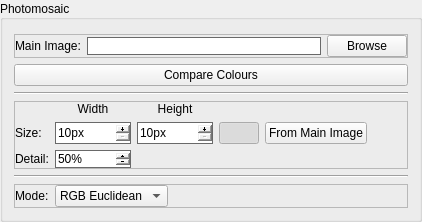
           <widget class="QGroupBox" name="groupPhotomosaic">
            <property name="sizePolicy">
             <sizepolicy hsizetype="Minimum" vsizetype="MinimumExpanding">
              <horstretch>0</horstretch>
              <verstretch>0</verstretch>
             </sizepolicy>
            </property>
            <property name="title">
             <string>Photomosaic</string>
            </property>
            <property name="alignment">
             <set>Qt::AlignLeading|Qt::AlignLeft|Qt::AlignVCenter</set>
            </property>
            <property name="flat">
             <bool>false</bool>
            </property>
            <layout class="QVBoxLayout" name="verticalLayout_4">
             <property name="topMargin">
              <number>14</number>
             </property>
             <item>
              <widget class="QFrame" name="frame">
               <property name="sizePolicy">
                <sizepolicy hsizetype="Minimum" vsizetype="Minimum">
                 <horstretch>0</horstretch>
                 <verstretch>0</verstretch>
                </sizepolicy>
               </property>
               <property name="styleSheet">
                <string notr="true"/>
               </property>
               <property name="frameShape">
                <enum>QFrame::StyledPanel</enum>
               </property>
               <property name="frameShadow">
                <enum>QFrame::Raised</enum>
               </property>
               <layout class="QHBoxLayout" name="horizontalLayout_2">
                <property name="leftMargin">
                 <number>0</number>
                </property>
                <property name="topMargin">
                 <number>0</number>
                </property>
                <property name="rightMargin">
                 <number>0</number>
                </property>
                <property name="bottomMargin">
                 <number>0</number>
                </property>
                <item>
                 <widget class="QLabel" name="label_2">
                  <property name="sizePolicy">
                   <sizepolicy hsizetype="Fixed" vsizetype="Fixed">
                    <horstretch>0</horstretch>
                    <verstretch>0</verstretch>
                   </sizepolicy>
                  </property>
                  <property name="statusTip">
                   <string>The main image to base the Photomosaic on</string>
                  </property>
                  <property name="text">
                   <string>Main Image:</string>
                  </property>
                 </widget>
                </item>
                <item>
                 <widget class="QLineEdit" name="lineMainImage">
                  <property name="statusTip">
                   <string>Displays path and filename of main image</string>
                  </property>
                  <property name="styleSheet">
                   <string notr="true">QLineEdit {
border: 1px solid dimgray;
}</string>
                  </property>
                  <property name="readOnly">
                   <bool>true</bool>
                  </property>
                 </widget>
                </item>
                <item>
                 <widget class="QPushButton" name="buttonMainImage">
                  <property name="sizePolicy">
                   <sizepolicy hsizetype="Fixed" vsizetype="Minimum">
                    <horstretch>0</horstretch>
                    <verstretch>0</verstretch>
                   </sizepolicy>
                  </property>
                  <property name="statusTip">
                   <string>Opens a file dialog to allow an image file to be chosen</string>
                  </property>
                  <property name="text">
                   <string>Browse</string>
                  </property>
                 </widget>
                </item>
               </layout>
              </widget>
             </item>
             <item>
              <widget class="QPushButton" name="buttonCompareColours">
               <property name="enabled">
                <bool>true</bool>
               </property>
               <property name="statusTip">
                <string>Compare colours in main image and library images</string>
               </property>
               <property name="whatsThis">
                <string>&lt;html&gt;&lt;head/&gt;&lt;body&gt;&lt;p&gt;Provides a list of colours that could improve Photomosaic if images containing similar colours are added to library.&lt;/p&gt;&lt;p&gt;&lt;br/&gt;&lt;/p&gt;&lt;p&gt;Colours listed in order of descending priority.&lt;/p&gt;&lt;/body&gt;&lt;/html&gt;</string>
               </property>
               <property name="styleSheet">
                <string notr="true">QPushButton:disabled {
	background-color: rgb(30, 30, 30);
	color: rgb(60, 60, 60);
	border-color: rgb(0, 0, 0);
}</string>
               </property>
               <property name="text">
                <string>Compare Colours</string>
               </property>
              </widget>
             </item>
             <item>
              <widget class="Line" name="line_2">
               <property name="orientation">
                <enum>Qt::Horizontal</enum>
               </property>
              </widget>
             </item>
             <item>
              <widget class="QFrame" name="frame_2">
               <property name="sizePolicy">
                <sizepolicy hsizetype="Minimum" vsizetype="Minimum">
                 <horstretch>0</horstretch>
                 <verstretch>0</verstretch>
                </sizepolicy>
               </property>
               <property name="frameShape">
                <enum>QFrame::StyledPanel</enum>
               </property>
               <property name="frameShadow">
                <enum>QFrame::Raised</enum>
               </property>
               <layout class="QGridLayout" name="gridLayout">
                <property name="sizeConstraint">
                 <enum>QLayout::SetMinimumSize</enum>
                </property>
                <property name="leftMargin">
                 <number>0</number>
                </property>
                <property name="topMargin">
                 <number>0</number>
                </property>
                <property name="rightMargin">
                 <number>0</number>
                </property>
                <property name="bottomMargin">
                 <number>0</number>
                </property>
                <property name="spacing">
                 <number>6</number>
                </property>
                <item row="0" column="1">
                 <widget class="QLabel" name="label_4">
                  <property name="sizePolicy">
                   <sizepolicy hsizetype="Minimum" vsizetype="Fixed">
                    <horstretch>0</horstretch>
                    <verstretch>0</verstretch>
                   </sizepolicy>
                  </property>
                  <property name="text">
                   <string>Width</string>
                  </property>
                  <property name="alignment">
                   <set>Qt::AlignCenter</set>
                  </property>
                 </widget>
                </item>
                <item row="0" column="2">
                 <widget class="QLabel" name="label_5">
                  <property name="sizePolicy">
                   <sizepolicy hsizetype="Minimum" vsizetype="Fixed">
                    <horstretch>0</horstretch>
                    <verstretch>0</verstretch>
                   </sizepolicy>
                  </property>
                  <property name="text">
                   <string>Height</string>
                  </property>
                  <property name="alignment">
                   <set>Qt::AlignCenter</set>
                  </property>
                 </widget>
                </item>
                <item row="1" column="1">
                 <widget class="QSpinBox" name="spinPhotomosaicWidth">
                  <property name="sizePolicy">
                   <sizepolicy hsizetype="Preferred" vsizetype="Minimum">
                    <horstretch>0</horstretch>
                    <verstretch>0</verstretch>
                   </sizepolicy>
                  </property>
                  <property name="minimumSize">
                   <size>
                    <width>0</width>
                    <height>20</height>
                   </size>
                  </property>
                  <property name="statusTip">
                   <string>Controls width of Photomosaic in pixels</string>
                  </property>
                  <property name="styleSheet">
                   <string notr="true">QSpinBox {
border: 1px solid dimgray;
}</string>
                  </property>
                  <property name="buttonSymbols">
                   <enum>QAbstractSpinBox::PlusMinus</enum>
                  </property>
                  <property name="specialValueText">
                   <string/>
                  </property>
                  <property name="showGroupSeparator" stdset="0">
                   <bool>false</bool>
                  </property>
                  <property name="suffix">
                   <string>px</string>
                  </property>
                  <property name="prefix">
                   <string/>
                  </property>
                  <property name="minimum">
                   <number>10</number>
                  </property>
                  <property name="maximum">
                   <number>100000</number>
                  </property>
                 </widget>
                </item>
                <item row="1" column="5">
                 <spacer name="horizontalSpacer_3">
                  <property name="orientation">
                   <enum>Qt::Horizontal</enum>
                  </property>
                  <property name="sizeHint" stdset="0">
                   <size>
                    <width>40</width>
                    <height>20</height>
                   </size>
                  </property>
                 </spacer>
                </item>
                <item row="1" column="4">
                 <widget class="QPushButton" name="buttonPhotomosaicSize">
                  <property name="statusTip">
                   <string>Sets size to size of main image</string>
                  </property>
                  <property name="text">
                   <string>From Main Image</string>
                  </property>
                 </widget>
                </item>
                <item row="1" column="2">
                 <widget class="QSpinBox" name="spinPhotomosaicHeight">
                  <property name="sizePolicy">
                   <sizepolicy hsizetype="Preferred" vsizetype="Minimum">
                    <horstretch>0</horstretch>
                    <verstretch>0</verstretch>
                   </sizepolicy>
                  </property>
                  <property name="statusTip">
                   <string>Controls height of Photomosaic in pixels</string>
                  </property>
                  <property name="styleSheet">
                   <string notr="true">QSpinBox {
border: 1px solid dimgray;
}</string>
                  </property>
                  <property name="buttonSymbols">
                   <enum>QAbstractSpinBox::PlusMinus</enum>
                  </property>
                  <property name="suffix">
                   <string>px</string>
                  </property>
                  <property name="prefix">
                   <string/>
                  </property>
                  <property name="minimum">
                   <number>10</number>
                  </property>
                  <property name="maximum">
                   <number>100000</number>
                  </property>
                 </widget>
                </item>
                <item row="1" column="0">
                 <widget class="QLabel" name="label_3">
                  <property name="sizePolicy">
                   <sizepolicy hsizetype="Fixed" vsizetype="Fixed">
                    <horstretch>0</horstretch>
                    <verstretch>0</verstretch>
                   </sizepolicy>
                  </property>
                  <property name="statusTip">
                   <string>Controls size of main image</string>
                  </property>
                  <property name="text">
                   <string>Size:</string>
                  </property>
                 </widget>
                </item>
                <item row="2" column="1">
                 <widget class="QSpinBox" name="spinDetail">
                  <property name="sizePolicy">
                   <sizepolicy hsizetype="Minimum" vsizetype="Minimum">
                    <horstretch>0</horstretch>
                    <verstretch>0</verstretch>
                   </sizepolicy>
                  </property>
                  <property name="statusTip">
                   <string>Controls detail level when comparing images</string>
                  </property>
                  <property name="whatsThis">
                   <string>&lt;html&gt;&lt;head/&gt;&lt;body&gt;&lt;p&gt;Controls the detail level when comparing images.&lt;/p&gt;&lt;p&gt;Lowering detail allows Photomosaics to be generated faster, but results in less detail being identifiable from main image.&lt;/p&gt;&lt;p&gt;If detail level ever results in a cell being 0px (empty) the detail is increased automatically.&lt;/p&gt;&lt;/body&gt;&lt;/html&gt;</string>
                  </property>
                  <property name="styleSheet">
                   <string notr="true">QSpinBox {
border: 1px solid dimgray;
}</string>
                  </property>
                  <property name="buttonSymbols">
                   <enum>QAbstractSpinBox::PlusMinus</enum>
                  </property>
                  <property name="suffix">
                   <string>%</string>
                  </property>
                  <property name="minimum">
                   <number>1</number>
                  </property>
                  <property name="maximum">
                   <number>100</number>
                  </property>
                  <property name="value">
                   <number>50</number>
                  </property>
                 </widget>
                </item>
                <item row="1" column="3">
                 <widget class="QPushButton" name="buttonPhotomosaicSizeLink">
                  <property name="statusTip">
                   <string>Locks aspect ratio of width/height</string>
                  </property>
                  <property name="text">
                   <string/>
                  </property>
                  <property name="icon">
                   <iconset resource="ui.qrc">
                    <normaloff>:/img/LinkIcon.png</normaloff>:/img/LinkIcon.png</iconset>
                  </property>
                  <property name="checkable">
                   <bool>true</bool>
                  </property>
                  <property name="checked">
                   <bool>true</bool>
                  </property>
                 </widget>
                </item>
                <item row="2" column="0">
                 <widget class="QLabel" name="label_10">
                  <property name="statusTip">
                   <string>Controls detail level when comparing images</string>
                  </property>
                  <property name="text">
                   <string>Detail:</string>
                  </property>
                 </widget>
                </item>
               </layout>
              </widget>
             </item>
             <item>
              <widget class="Line" name="line_3">
               <property name="orientation">
                <enum>Qt::Horizontal</enum>
               </property>
              </widget>
             </item>
             <item>
              <widget class="QFrame" name="frame_4">
               <property name="frameShape">
                <enum>QFrame::StyledPanel</enum>
               </property>
               <property name="frameShadow">
                <enum>QFrame::Raised</enum>
               </property>
               <layout class="QGridLayout" name="gridLayout_4">
                <property name="leftMargin">
                 <number>0</number>
                </property>
                <property name="topMargin">
                 <number>0</number>
                </property>
                <property name="rightMargin">
                 <number>0</number>
                </property>
                <property name="bottomMargin">
                 <number>0</number>
                </property>
                <item row="0" column="1">
                 <widget class="QComboBox" name="comboMode">
                  <property name="sizePolicy">
                   <sizepolicy hsizetype="Minimum" vsizetype="Fixed">
                    <horstretch>0</horstretch>
                    <verstretch>0</verstretch>
                   </sizepolicy>
                  </property>
                  <property name="statusTip">
                   <string>Controls how a Photomosaic is generated</string>
                  </property>
                  <property name="whatsThis">
                   <string>&lt;html&gt;&lt;head/&gt;&lt;body&gt;&lt;p&gt;A photomosaic is generated by comparing cells against the library images and finding which is the best fit.&lt;/p&gt;&lt;p&gt;The mode controls which formula is used for comparing images.&lt;/p&gt;&lt;p&gt;The following is descriptions of each mode (in order of increasing time complexity and result accuracy):&lt;/p&gt;
&lt;ul&gt;
&lt;li&gt;RGB Euclidean: Compares images in the RGB colour space using a euclidean difference formula&lt;/li&gt;
&lt;li&gt;CIE76: Compares images in the CIELAB colour space using a euclidean difference formula&lt;/li&gt;
&lt;li&gt;CIEDE2000: Compares images in the CIELAB colour space using CIEDE2000 difference formula&lt;/li&gt;
&lt;/ul&gt;
&lt;/body&gt;&lt;/html&gt;</string>
                  </property>
                  <item>
                   <property name="text">
                    <string>RGB Euclidean</string>
                   </property>
                  </item>
                  <item>
                   <property name="text">
                    <string>CIE76</string>
                   </property>
                  </item>
                  <item>
                   <property name="text">
                    <string>CIEDE2000</string>
                   </property>
                  </item>
                 </widget>
                </item>
                <item row="0" column="2">
                 <spacer name="horizontalSpacer_5">
                  <property name="orientation">
                   <enum>Qt::Horizontal</enum>
                  </property>
                  <property name="sizeHint" stdset="0">
                   <size>
                    <width>40</width>
                    <height>20</height>
                   </size>
                  </property>
                 </spacer>
                </item>
                <item row="0" column="0">
                 <widget class="QLabel" name="label_8">
                  <property name="statusTip">
                   <string>Controls how a Photomosaic is generated</string>
                  </property>
                  <property name="text">
                   <string>Mode:</string>
                  </property>
                 </widget>
                </item>
               </layout>
              </widget>
             </item>
             <item>
              <spacer name="verticalSpacer">
               <property name="orientation">
                <enum>Qt::Vertical</enum>
               </property>
               <property name="sizeType">
                <enum>QSizePolicy::MinimumExpanding</enum>
               </property>
               <property name="sizeHint" stdset="0">
                <size>
                 <width>1</width>
                 <height>0</height>
                </size>
               </property>
              </spacer>
             </item>
            </layout>
           </widget>
